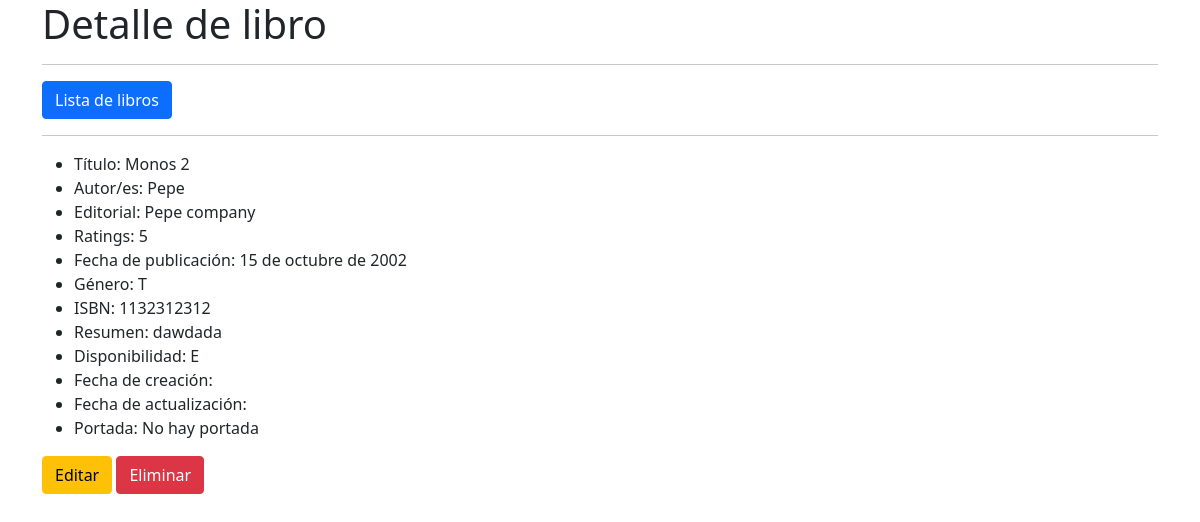
/detail/9/, run on an earlier commit of the app's database.
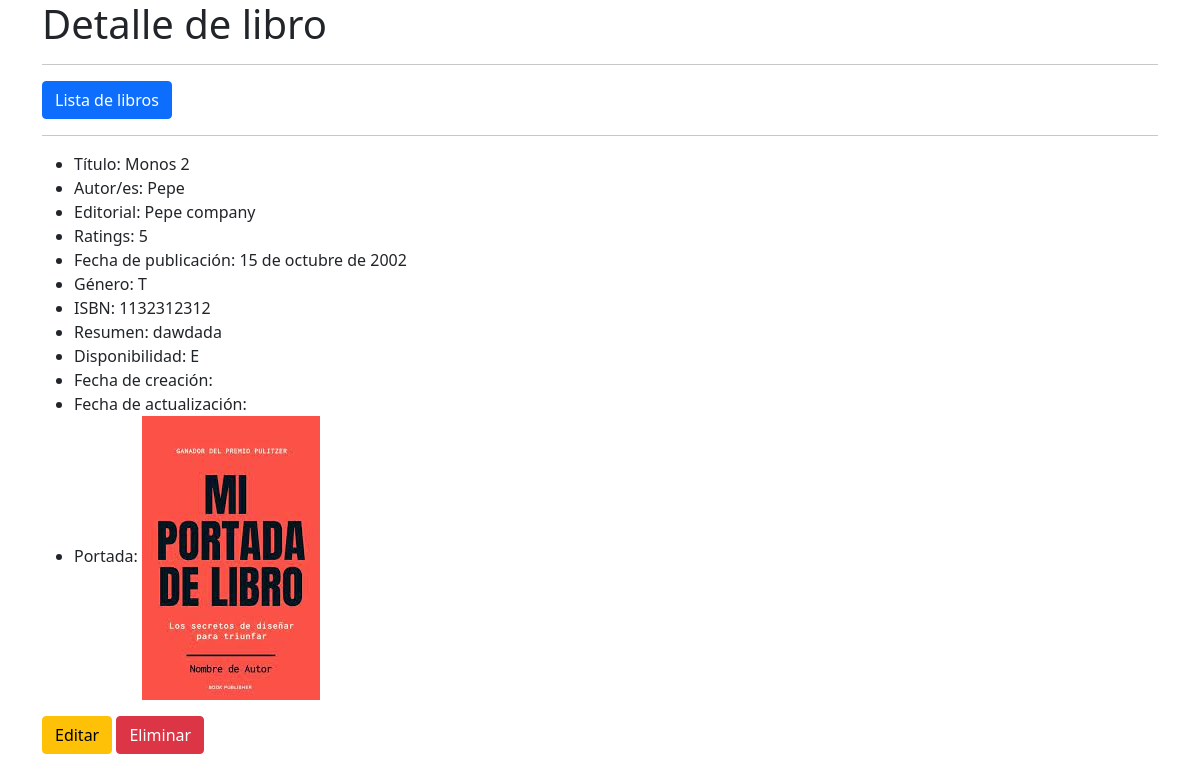
And on a later commit of the database.
### biblioteca/models.py (models this page shows, shortened)
class Libro(models.Model):
    titulo = models.CharField(max_length=100)
    autores = models.ManyToManyField(Autor)
    editorial = models.ForeignKey(Editorial, on_delete=models.CASCADE)
    rating = models.PositiveIntegerField(validators=[MaxValueValidator(5)])
    fecha_publicacion = models.DateField()
    GENEROS = (
        ('N', 'Novela'),
        ('C', 'Cuento'),
        ('P', 'Poesía'),
        ('T', 'Teatro'),
        ('O', 'Otros'),
    )
    genero = models.CharField(max_length=1, choices=GENEROS)
    isbn = models.IntegerField(max_length=13)
    resumen = models.TextField()
    portada = models.ImageField(upload_to='portadas/', null=True, blank=True) #Necesita Pillow
    DISPONIBILIDAD = (
        ('D', 'Disponible'),
        ('P', 'Prestado'),
        ('E', 'En proceso de prestamo'),
    )
    disponibilidad = models.CharField(max_length=1, choices=DISPONIBILIDAD)
    created_at = models.DateTimeField(auto_now_add=True)
    updated_at = models.DateTimeField(auto_now=True)

class Editorial(models.Model):
    nombre = models.CharField(max_length=100)
    direccion = models.TextField(max_length=200)
    sitio_web = models.URLField()
    def __str__(self):
        return self.nombre

### biblioteca/views.py (the view)
# urls.py: path('detail/<int:pk>/', LibroDetailView.as_view(), name='libro_detail'),
class LibroDetailView(DetailView):
    model = Libro
    template_name = 'biblioteca/libro_detail.html'

### biblioteca/templates/biblioteca/libro_detail.html (shortened to what this page needs)
<!DOCTYPE html>
<html lang="es">
    <head>
        <link rel="stylesheet" href="https://stackpath.bootstrapcdn.com/bootstrap/5.0.0-alpha1/css/bootstrap.min.css">
    </head>
    <body>
        <div class="container">
            <div class="row">
                <div class="col">
                    <h1>Detalle de libro</h1>
                    <hr>
                    <a href="{% url 'libro_list' %}" class="btn btn-primary">Lista de libros</a>
                    <hr>
                    <ul>
                        <li>Título: {{ object.titulo }}</li>
                        <li>Autor/es:
                            {% for autor in object.autores.all %}
                                {{ autor.nombre }}{% if not forloop.last %}, {% endif %}
                            {% endfor %}
                        </li>
                        <li>Editorial: {{ object.editorial }}</li>
                        <li>Ratings: {{ object.rating }}</li>
                        <li>Fecha de publicación: {{ object.fecha_publicacion }}</li>
                        <li>Género: {{ object.genero }}</li>
                        <li>ISBN: {{ object.isbn }}</li>
                        <li>Resumen: {{ object.resumen }}</li>
                        <li>Disponibilidad: {{ object.disponibilidad }}</li>
                        <li>Fecha de creación: {{ object.created_date }}</li>
                        <li>Fecha de actualización: {{ object.updated_date }}</li>
                        {% if object.portada %}
                            <li>Portada: <img src="{{ object.portada.url }}" alt="Foto {{ object.titulo }}"></li>
                        {% else %}
                            <li>Portada: No hay portada</li>
                        {% endif %}
                    </ul>
                    <a href="{% url 'libro_edit' pk=libro.pk %}" class="btn btn-warning">Editar</a>
                    <a href="{% url 'libro_delete' pk=libro.pk %}" class="btn btn-danger">Eliminar</a>
                </div>
            </div>
        </div>
    </body>
</html>

What changed in the data, as far as the page shows it:
changed Libro "Monos 2": portada: picture added
Also different on the page:
text no longer shown: "Portada: No hay portada"
text now shown: "Portada:"
